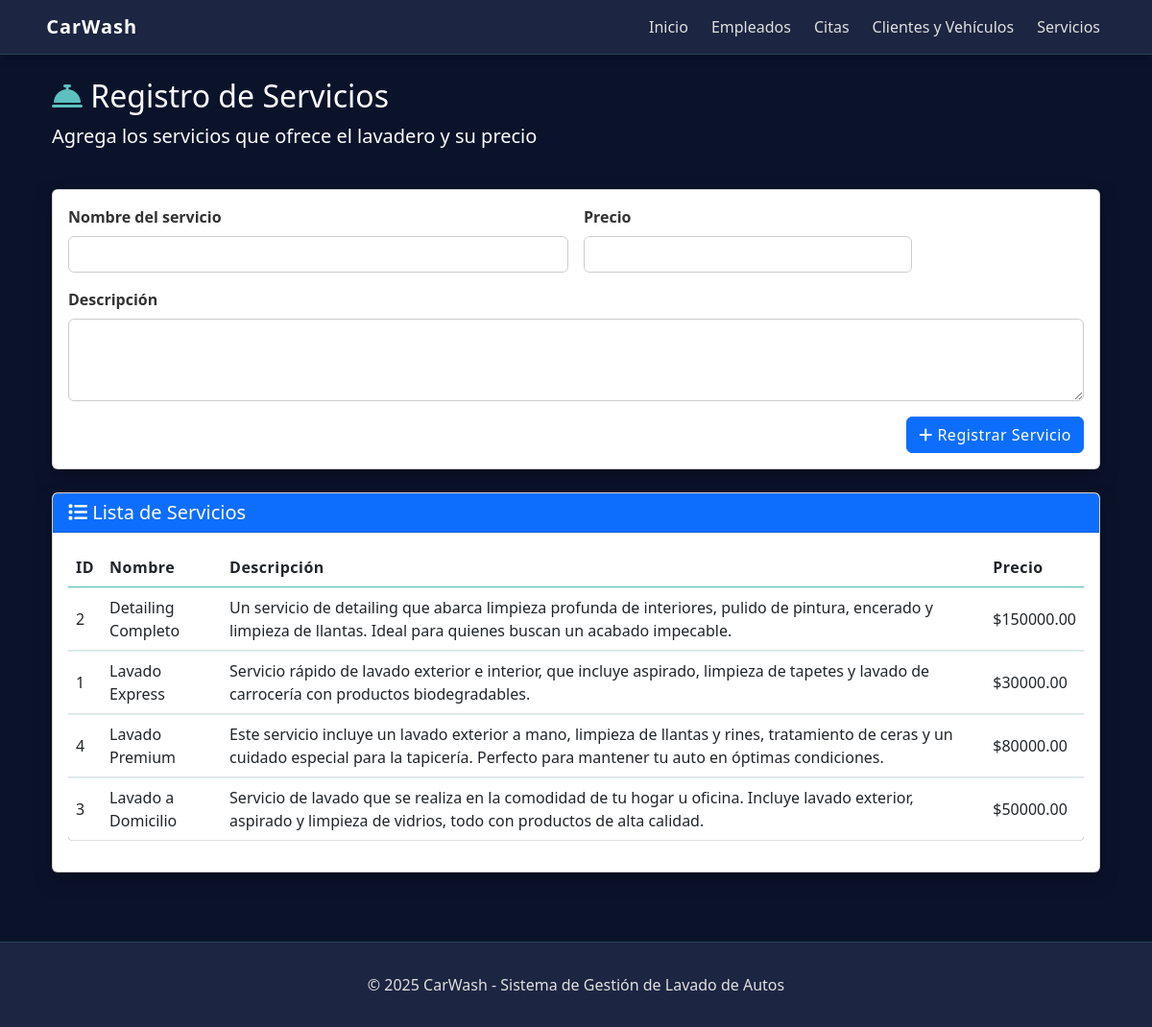
The page /servicios/ on the database as committed earlier.
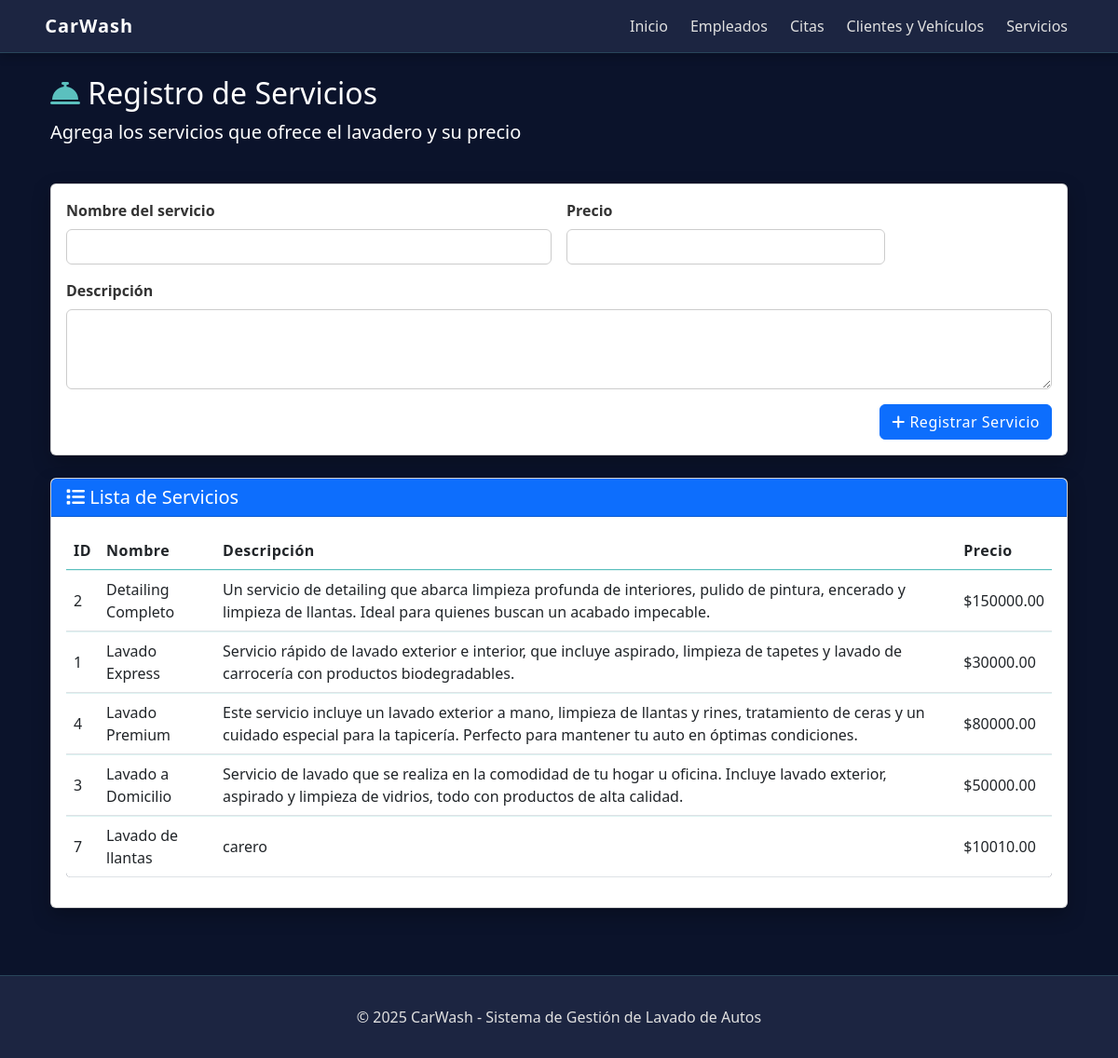
The same page on the database as committed later.
### DbWash/models.py (models this page shows, shortened)
class servicio(models.Model):
    nombre = models.CharField(max_length=100, null=False)
    precio = models.DecimalField(max_digits=10, decimal_places=2, null=False)
    descripcion = models.TextField(null=True, blank=True)

### CarWash/views.py (the view, shortened to what this page needs)
# urls.py: path('servicios/', views.servicios, name='servicios'),
def servicios(request):
    from DbWash.models import servicio
    servicios = servicio.objects.all().order_by('nombre')
    return render(request, 'servicios.html', {'servicios': servicios})

### templates/servicios.html (shortened to what this page needs)
{% extends "./layouts/base.html" %}
{% block content %}
<div class="container">
    <div class="row mb-4">
        <div class="col-md-8">
            <h2 style="color: white !important;"><i class="fas fa-concierge-bell" style="color: #5bc0be !important;"></i> Registro de Servicios</h2>
            <p class="lead" style="color: white !important;">Agrega los servicios que ofrece el lavadero y su precio</p>
        </div>
    </div>
    <div class="card mb-4">
        <div class="card-body">
            <form method="post" class="row g-3">
                <div class="col-md-6">
                    <label for="nombre" class="form-label" style="color: #333333 !important; font-weight: 600;">Nombre del servicio</label>
                    <input type="text" class="form-control" id="nombre" name="nombre" required style="color: #333333 !important;">
                </div>
                <div class="col-md-4">
                    <label for="precio" class="form-label" style="color: #333333 !important; font-weight: 600;">Precio</label>
                    <input type="number" step="0.01" min="0" class="form-control" id="precio" name="precio" required style="color: #333333 !important;">
                </div>
                <div class="col-md-12">
                    <label for="descripcion" class="form-label" style="color: #333333 !important; font-weight: 600;">Descripción</label>
                    <textarea class="form-control" id="descripcion" name="descripcion" rows="3" style="color: #333333 !important;"></textarea>
                </div>
                <div class="col-12 text-end">
                    <button type="submit" class="btn btn-primary">
                        <i class="fas fa-plus"></i> Registrar Servicio
                    </button>
                </div>
            </form>
        </div>
    </div>
    <div class="card">
        <div class="card-header bg-primary text-white">
            <h5 class="mb-0"><i class="fas fa-list"></i> Lista de Servicios</h5>
        </div>
        <div class="card-body">
            <div class="table-responsive">
                <table class="table table-hover">
                    <thead>
                        <tr>
                            <th>ID</th>
                            <th>Nombre</th>
                            <th>Descripción</th>
                            <th>Precio</th>
                        </tr>
                    </thead>
                    <tbody>
                        {% for s in servicios %}
                        <tr>
                            <td>{{ s.id }}</td>
                            <td>{{ s.nombre }}</td>
                            <td>{{ s.descripcion|default:"Sin descripción" }}</td>
                            <td>${{ s.precio }}</td>
                        </tr>
                        {% empty %}
                        <tr>
                            <td colspan="4" class="text-center">No hay servicios registrados</td>
                        </tr>
                        {% endfor %}
                    </tbody>
                </table>
            </div>
        </div>
    </div>
</div>
{% endblock %}

Rows that differ between the two databases and show on the page:
added servicio: id "7", nombre "Lavado de llantas", descripcion "carero", precio "10010.00"
